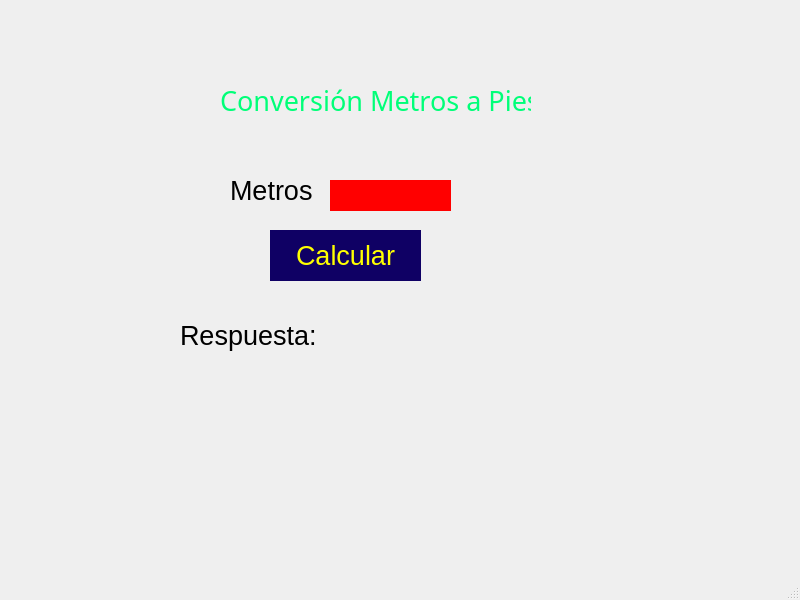
<?xml version="1.0" encoding="UTF-8"?>
<ui version="4.0">
 <class>MainWindow</class>
 <widget class="QMainWindow" name="MainWindow">
  <property name="geometry">
   <rect>
    <x>0</x>
    <y>0</y>
    <width>800</width>
    <height>600</height>
   </rect>
  </property>
  <property name="font">
   <font>
    <weight>50</weight>
    <bold>false</bold>
   </font>
  </property>
  <property name="windowTitle">
   <string>MainWindow</string>
  </property>
  <widget class="QWidget" name="centralwidget">
   <widget class="QLabel" name="label">
    <property name="geometry">
     <rect>
      <x>220</x>
      <y>80</y>
      <width>311</width>
      <height>41</height>
     </rect>
    </property>
    <property name="font">
     <font>
      <family>Modern No. 20</family>
      <pointsize>20</pointsize>
     </font>
    </property>
    <property name="styleSheet">
     <string notr="true">color: rgb(0,255,120);</string>
    </property>
    <property name="text">
     <string>Conversión Metros a Pies</string>
    </property>
   </widget>
   <widget class="QLabel" name="label_2">
    <property name="geometry">
     <rect>
      <x>230</x>
      <y>170</y>
      <width>91</width>
      <height>41</height>
     </rect>
    </property>
    <property name="font">
     <font>
      <pointsize>20</pointsize>
     </font>
    </property>
    <property name="text">
     <string>Metros</string>
    </property>
   </widget>
   <widget class="QLineEdit" name="Metros">
    <property name="geometry">
     <rect>
      <x>330</x>
      <y>180</y>
      <width>121</width>
      <height>31</height>
     </rect>
    </property>
    <property name="font">
     <font>
      <pointsize>20</pointsize>
     </font>
    </property>
    <property name="styleSheet">
     <string notr="true">background-color: rgb(255,0,0);
color: rgb(255,255,255);
border-radius:35px;
border: 7px solidred;</string>
    </property>
   </widget>
   <widget class="QPushButton" name="pushButton">
    <property name="geometry">
     <rect>
      <x>270</x>
      <y>230</y>
      <width>151</width>
      <height>51</height>
     </rect>
    </property>
    <property name="font">
     <font>
      <pointsize>20</pointsize>
     </font>
    </property>
    <property name="styleSheet">
     <string notr="true">background-color: rgb(15,0,100);
color: rgb(255,255,0);
border-radius:30px;
border: 3px solidred;</string>
    </property>
    <property name="text">
     <string>Calcular</string>
    </property>
   </widget>
   <widget class="QLabel" name="Resultado">
    <property name="geometry">
     <rect>
      <x>180</x>
      <y>300</y>
      <width>421</width>
      <height>71</height>
     </rect>
    </property>
    <property name="font">
     <font>
      <pointsize>20</pointsize>
     </font>
    </property>
    <property name="styleSheet">
     <string notr="true">selection-background-color: rgb(255, 85, 0);</string>
    </property>
    <property name="text">
     <string>Respuesta:</string>
    </property>
    <property name="margin">
     <number>10</number>
    </property>
   </widget>
  </widget>
  <widget class="QMenuBar" name="menubar">
   <property name="geometry">
    <rect>
     <x>0</x>
     <y>0</y>
     <width>800</width>
     <height>21</height>
    </rect>
   </property>
  </widget>
  <widget class="QStatusBar" name="statusbar"/>
 </widget>
 <resources/>
 <connections/>
</ui>
